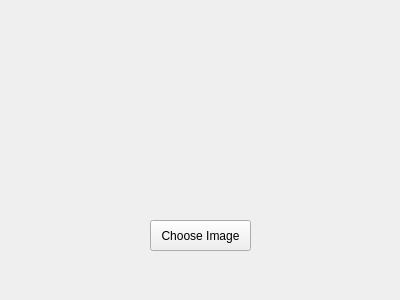
<?xml version="1.0" encoding="UTF-8"?>
<ui version="4.0">
 <class>Form</class>
 <widget class="QWidget" name="Form">
  <property name="geometry">
   <rect>
    <x>0</x>
    <y>0</y>
    <width>400</width>
    <height>300</height>
   </rect>
  </property>
  <property name="windowTitle">
   <string>Form</string>
  </property>
  <widget class="QPushButton" name="pushButton">
   <property name="geometry">
    <rect>
     <x>150</x>
     <y>220</y>
     <width>101</width>
     <height>31</height>
    </rect>
   </property>
   <property name="text">
    <string>Choose Image</string>
   </property>
  </widget>
 </widget>
 <resources/>
 <connections/>
</ui>
